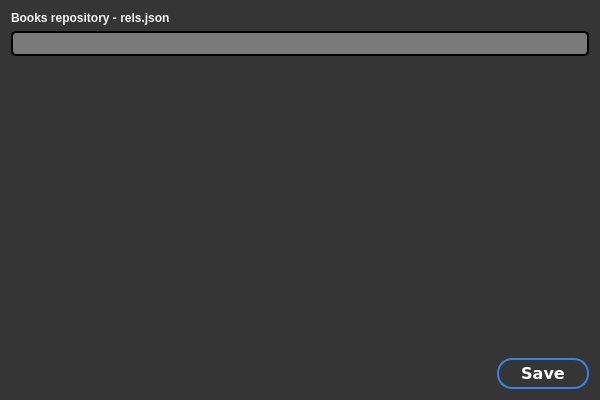
<?xml version="1.0" encoding="UTF-8"?>
<ui version="4.0">
 <class>DarkSettingsForm</class>
 <widget class="QWidget" name="DarkSettingsForm">
  <property name="windowModality">
   <enum>Qt::ApplicationModal</enum>
  </property>
  <property name="geometry">
   <rect>
    <x>0</x>
    <y>0</y>
    <width>600</width>
    <height>400</height>
   </rect>
  </property>
  <property name="minimumSize">
   <size>
    <width>600</width>
    <height>400</height>
   </size>
  </property>
  <property name="maximumSize">
   <size>
    <width>600</width>
    <height>400</height>
   </size>
  </property>
  <property name="palette">
   <palette>
    <active>
     <colorrole role="WindowText">
      <brush brushstyle="SolidPattern">
       <color alpha="255">
        <red>255</red>
        <green>255</green>
        <blue>255</blue>
       </color>
      </brush>
     </colorrole>
     <colorrole role="Button">
      <brush brushstyle="SolidPattern">
       <color alpha="255">
        <red>53</red>
        <green>53</green>
        <blue>53</blue>
       </color>
      </brush>
     </colorrole>
     <colorrole role="Light">
      <brush brushstyle="SolidPattern">
       <color alpha="255">
        <red>79</red>
        <green>79</green>
        <blue>79</blue>
       </color>
      </brush>
     </colorrole>
     <colorrole role="Midlight">
      <brush brushstyle="SolidPattern">
       <color alpha="255">
        <red>66</red>
        <green>66</green>
        <blue>66</blue>
       </color>
      </brush>
     </colorrole>
     <colorrole role="Dark">
      <brush brushstyle="SolidPattern">
       <color alpha="255">
        <red>26</red>
        <green>26</green>
        <blue>26</blue>
       </color>
      </brush>
     </colorrole>
     <colorrole role="Mid">
      <brush brushstyle="SolidPattern">
       <color alpha="255">
        <red>35</red>
        <green>35</green>
        <blue>35</blue>
       </color>
      </brush>
     </colorrole>
     <colorrole role="Text">
      <brush brushstyle="SolidPattern">
       <color alpha="255">
        <red>255</red>
        <green>255</green>
        <blue>255</blue>
       </color>
      </brush>
     </colorrole>
     <colorrole role="BrightText">
      <brush brushstyle="SolidPattern">
       <color alpha="255">
        <red>255</red>
        <green>255</green>
        <blue>255</blue>
       </color>
      </brush>
     </colorrole>
     <colorrole role="ButtonText">
      <brush brushstyle="SolidPattern">
       <color alpha="255">
        <red>255</red>
        <green>255</green>
        <blue>255</blue>
       </color>
      </brush>
     </colorrole>
     <colorrole role="Base">
      <brush brushstyle="SolidPattern">
       <color alpha="255">
        <red>0</red>
        <green>0</green>
        <blue>0</blue>
       </color>
      </brush>
     </colorrole>
     <colorrole role="Window">
      <brush brushstyle="SolidPattern">
       <color alpha="255">
        <red>53</red>
        <green>53</green>
        <blue>53</blue>
       </color>
      </brush>
     </colorrole>
     <colorrole role="Shadow">
      <brush brushstyle="SolidPattern">
       <color alpha="255">
        <red>0</red>
        <green>0</green>
        <blue>0</blue>
       </color>
      </brush>
     </colorrole>
     <colorrole role="AlternateBase">
      <brush brushstyle="SolidPattern">
       <color alpha="255">
        <red>26</red>
        <green>26</green>
        <blue>26</blue>
       </color>
      </brush>
     </colorrole>
     <colorrole role="ToolTipBase">
      <brush brushstyle="SolidPattern">
       <color alpha="255">
        <red>255</red>
        <green>255</green>
        <blue>220</blue>
       </color>
      </brush>
     </colorrole>
     <colorrole role="ToolTipText">
      <brush brushstyle="SolidPattern">
       <color alpha="255">
        <red>0</red>
        <green>0</green>
        <blue>0</blue>
       </color>
      </brush>
     </colorrole>
     <colorrole role="PlaceholderText">
      <brush brushstyle="SolidPattern">
       <color alpha="128">
        <red>255</red>
        <green>255</green>
        <blue>255</blue>
       </color>
      </brush>
     </colorrole>
    </active>
    <inactive>
     <colorrole role="WindowText">
      <brush brushstyle="SolidPattern">
       <color alpha="255">
        <red>255</red>
        <green>255</green>
        <blue>255</blue>
       </color>
      </brush>
     </colorrole>
     <colorrole role="Button">
      <brush brushstyle="SolidPattern">
       <color alpha="255">
        <red>53</red>
        <green>53</green>
        <blue>53</blue>
       </color>
      </brush>
     </colorrole>
     <colorrole role="Light">
      <brush brushstyle="SolidPattern">
       <color alpha="255">
        <red>79</red>
        <green>79</green>
        <blue>79</blue>
       </color>
      </brush>
     </colorrole>
     <colorrole role="Midlight">
      <brush brushstyle="SolidPattern">
       <color alpha="255">
        <red>66</red>
        <green>66</green>
        <blue>66</blue>
       </color>
      </brush>
     </colorrole>
     <colorrole role="Dark">
      <brush brushstyle="SolidPattern">
       <color alpha="255">
        <red>26</red>
        <green>26</green>
        <blue>26</blue>
       </color>
      </brush>
     </colorrole>
     <colorrole role="Mid">
      <brush brushstyle="SolidPattern">
       <color alpha="255">
        <red>35</red>
        <green>35</green>
        <blue>35</blue>
       </color>
      </brush>
     </colorrole>
     <colorrole role="Text">
      <brush brushstyle="SolidPattern">
       <color alpha="255">
        <red>255</red>
        <green>255</green>
        <blue>255</blue>
       </color>
      </brush>
     </colorrole>
     <colorrole role="BrightText">
      <brush brushstyle="SolidPattern">
       <color alpha="255">
        <red>255</red>
        <green>255</green>
        <blue>255</blue>
       </color>
      </brush>
     </colorrole>
     <colorrole role="ButtonText">
      <brush brushstyle="SolidPattern">
       <color alpha="255">
        <red>255</red>
        <green>255</green>
        <blue>255</blue>
       </color>
      </brush>
     </colorrole>
     <colorrole role="Base">
      <brush brushstyle="SolidPattern">
       <color alpha="255">
        <red>0</red>
        <green>0</green>
        <blue>0</blue>
       </color>
      </brush>
     </colorrole>
     <colorrole role="Window">
      <brush brushstyle="SolidPattern">
       <color alpha="255">
        <red>53</red>
        <green>53</green>
        <blue>53</blue>
       </color>
      </brush>
     </colorrole>
     <colorrole role="Shadow">
      <brush brushstyle="SolidPattern">
       <color alpha="255">
        <red>0</red>
        <green>0</green>
        <blue>0</blue>
       </color>
      </brush>
     </colorrole>
     <colorrole role="AlternateBase">
      <brush brushstyle="SolidPattern">
       <color alpha="255">
        <red>26</red>
        <green>26</green>
        <blue>26</blue>
       </color>
      </brush>
     </colorrole>
     <colorrole role="ToolTipBase">
      <brush brushstyle="SolidPattern">
       <color alpha="255">
        <red>255</red>
        <green>255</green>
        <blue>220</blue>
       </color>
      </brush>
     </colorrole>
     <colorrole role="ToolTipText">
      <brush brushstyle="SolidPattern">
       <color alpha="255">
        <red>0</red>
        <green>0</green>
        <blue>0</blue>
       </color>
      </brush>
     </colorrole>
     <colorrole role="PlaceholderText">
      <brush brushstyle="SolidPattern">
       <color alpha="128">
        <red>255</red>
        <green>255</green>
        <blue>255</blue>
       </color>
      </brush>
     </colorrole>
    </inactive>
    <disabled>
     <colorrole role="WindowText">
      <brush brushstyle="SolidPattern">
       <color alpha="255">
        <red>26</red>
        <green>26</green>
        <blue>26</blue>
       </color>
      </brush>
     </colorrole>
     <colorrole role="Button">
      <brush brushstyle="SolidPattern">
       <color alpha="255">
        <red>53</red>
        <green>53</green>
        <blue>53</blue>
       </color>
      </brush>
     </colorrole>
     <colorrole role="Light">
      <brush brushstyle="SolidPattern">
       <color alpha="255">
        <red>79</red>
        <green>79</green>
        <blue>79</blue>
       </color>
      </brush>
     </colorrole>
     <colorrole role="Midlight">
      <brush brushstyle="SolidPattern">
       <color alpha="255">
        <red>66</red>
        <green>66</green>
        <blue>66</blue>
       </color>
      </brush>
     </colorrole>
     <colorrole role="Dark">
      <brush brushstyle="SolidPattern">
       <color alpha="255">
        <red>26</red>
        <green>26</green>
        <blue>26</blue>
       </color>
      </brush>
     </colorrole>
     <colorrole role="Mid">
      <brush brushstyle="SolidPattern">
       <color alpha="255">
        <red>35</red>
        <green>35</green>
        <blue>35</blue>
       </color>
      </brush>
     </colorrole>
     <colorrole role="Text">
      <brush brushstyle="SolidPattern">
       <color alpha="255">
        <red>26</red>
        <green>26</green>
        <blue>26</blue>
       </color>
      </brush>
     </colorrole>
     <colorrole role="BrightText">
      <brush brushstyle="SolidPattern">
       <color alpha="255">
        <red>255</red>
        <green>255</green>
        <blue>255</blue>
       </color>
      </brush>
     </colorrole>
     <colorrole role="ButtonText">
      <brush brushstyle="SolidPattern">
       <color alpha="255">
        <red>26</red>
        <green>26</green>
        <blue>26</blue>
       </color>
      </brush>
     </colorrole>
     <colorrole role="Base">
      <brush brushstyle="SolidPattern">
       <color alpha="255">
        <red>53</red>
        <green>53</green>
        <blue>53</blue>
       </color>
      </brush>
     </colorrole>
     <colorrole role="Window">
      <brush brushstyle="SolidPattern">
       <color alpha="255">
        <red>53</red>
        <green>53</green>
        <blue>53</blue>
       </color>
      </brush>
     </colorrole>
     <colorrole role="Shadow">
      <brush brushstyle="SolidPattern">
       <color alpha="255">
        <red>0</red>
        <green>0</green>
        <blue>0</blue>
       </color>
      </brush>
     </colorrole>
     <colorrole role="AlternateBase">
      <brush brushstyle="SolidPattern">
       <color alpha="255">
        <red>53</red>
        <green>53</green>
        <blue>53</blue>
       </color>
      </brush>
     </colorrole>
     <colorrole role="ToolTipBase">
      <brush brushstyle="SolidPattern">
       <color alpha="255">
        <red>255</red>
        <green>255</green>
        <blue>220</blue>
       </color>
      </brush>
     </colorrole>
     <colorrole role="ToolTipText">
      <brush brushstyle="SolidPattern">
       <color alpha="255">
        <red>0</red>
        <green>0</green>
        <blue>0</blue>
       </color>
      </brush>
     </colorrole>
     <colorrole role="PlaceholderText">
      <brush brushstyle="SolidPattern">
       <color alpha="128">
        <red>255</red>
        <green>255</green>
        <blue>255</blue>
       </color>
      </brush>
     </colorrole>
    </disabled>
   </palette>
  </property>
  <property name="windowTitle">
   <string>Bionic - Settings</string>
  </property>
  <property name="windowIcon">
   <iconset resource="../../../res.qrc">
    <normaloff>:/img/img/b_logo.png</normaloff>:/img/img/b_logo.png</iconset>
  </property>
  <layout class="QVBoxLayout" name="verticalLayout">
   <item>
    <widget class="QLabel" name="label">
     <property name="font">
      <font>
       <weight>75</weight>
       <bold>true</bold>
      </font>
     </property>
     <property name="styleSheet">
      <string notr="true">color: rgb(246, 245, 244);</string>
     </property>
     <property name="text">
      <string>Books repository - rels.json</string>
     </property>
    </widget>
   </item>
   <item>
    <widget class="QLineEdit" name="rels_lineedit">
     <property name="sizePolicy">
      <sizepolicy hsizetype="Expanding" vsizetype="Maximum">
       <horstretch>0</horstretch>
       <verstretch>10</verstretch>
      </sizepolicy>
     </property>
     <property name="minimumSize">
      <size>
       <width>0</width>
       <height>25</height>
      </size>
     </property>
     <property name="maximumSize">
      <size>
       <width>16777215</width>
       <height>25</height>
      </size>
     </property>
     <property name="styleSheet">
      <string notr="true">border-style: solid;
border-radius: 5px;
border-width: 2px;
border-color: rgb(0, 0, 0);
background-color: rgb(123, 122, 122);
color: white;</string>
     </property>
    </widget>
   </item>
   <item>
    <spacer name="verticalSpacer">
     <property name="orientation">
      <enum>Qt::Vertical</enum>
     </property>
     <property name="sizeHint" stdset="0">
      <size>
       <width>20</width>
       <height>40</height>
      </size>
     </property>
    </spacer>
   </item>
   <item>
    <layout class="QHBoxLayout" name="horizontalLayout">
     <item>
      <spacer name="horizontalSpacer">
       <property name="orientation">
        <enum>Qt::Horizontal</enum>
       </property>
       <property name="sizeHint" stdset="0">
        <size>
         <width>40</width>
         <height>20</height>
        </size>
       </property>
      </spacer>
     </item>
     <item>
      <widget class="QPushButton" name="save_button">
       <property name="font">
        <font>
         <family>DejaVu Sans</family>
         <pointsize>12</pointsize>
         <weight>75</weight>
         <bold>true</bold>
        </font>
       </property>
       <property name="cursor">
        <cursorShape>PointingHandCursor</cursorShape>
       </property>
       <property name="styleSheet">
        <string notr="true">background-color: rgb(53, 53, 53);
color: rgb(255, 255, 255);
border: 2px solid rgb(53, 132, 228);
border-radius: 15px;
padding: 4px;
width: 80px;
min-height: 18px;



border: 2px solid rgb(53, 132, 228);
border-radius: 15px;</string>
       </property>
       <property name="text">
        <string>Save</string>
       </property>
      </widget>
     </item>
    </layout>
   </item>
  </layout>
 </widget>
 <resources>
  <include location="../../../res.qrc"/>
 </resources>
 <connections/>
</ui>
